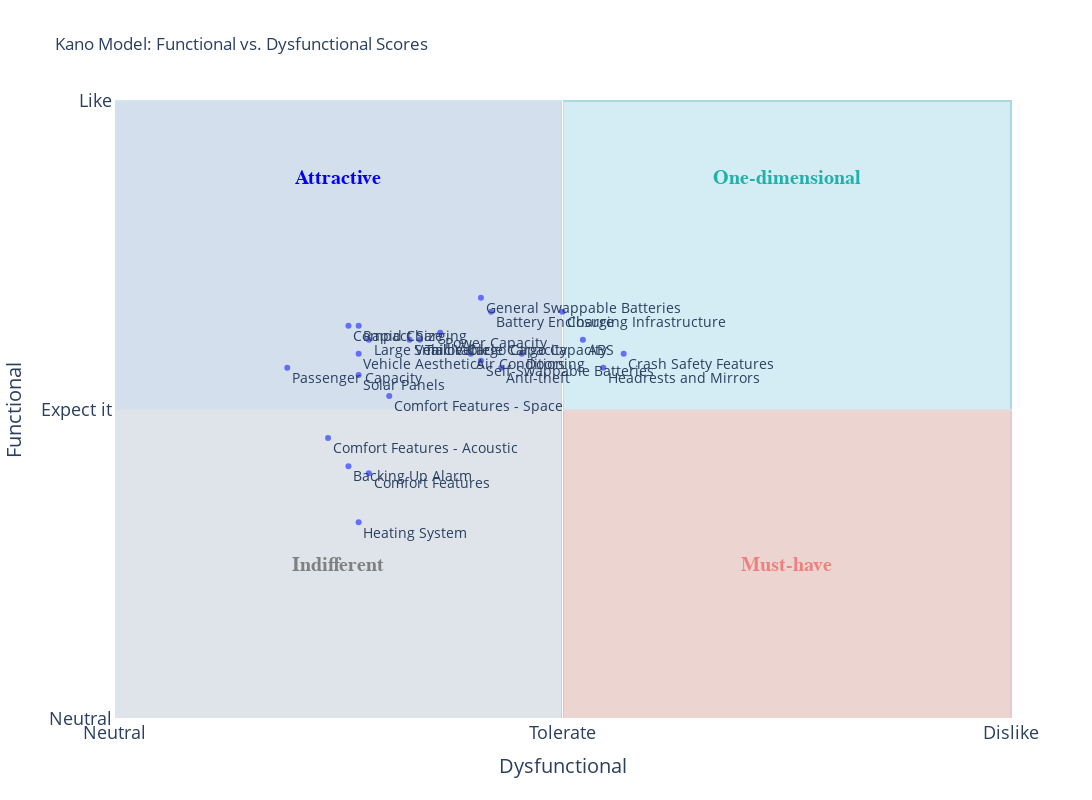

Here is the notebook cell this chart was saved with:
### Code cell
# Step 3: Prepare Kano data
df_kano = prepare_kano_data(df)

# Step 4: Get feature names for Kano analysis
feature_names = get_feature_names()


# Step 5: Apply Kano scoring
df_kano = apply_kano_scoring(df_kano, feature_names)

# Step 6: Calculate Kano averages
df_averages = calculate_kano_averages(df_kano, feature_names)

# Step 7: Plot Kano results 
plot_kano_results(df_averages)

### Figure 1 — Plotly figure (JSON) as saved in the notebook; plotly's stock layout.template omitted (floating-point values rounded to 4 significant figures)
{"data": [{"hovertemplate": "Average Dysfunctional Score=%{x}<br>Average Functional Score=%{y}<br>Feature=%{text}<extra></extra>", "legendgroup": "", "marker": {"color": "#636efa", "symbol": "circle"}, "mode": "markers+text", "name": "", "orientation": "v", "showlegend": false, "text": ["Heating System", "Air Conditioning", "Small Vehicle Cargo Capacity", "Large Vehicle Cargo Capacity", "Tailorable", "ABS", "Backing Up Alarm", "Headrests and Mirrors", "Crash Safety Features", "Passenger Capacity", "Doors", "Anti-theft", "Comfort Features", "Comfort Features - Space", "Comfort Features - Acoustic", "Compact Size", "Vehicle Aesthetics", "General Swappable Batteries", "Self-Swappable Batteries", "Power Capacity", "Rapid Charging", "Charging Infrastructure", "Battery Enclosure", "Solar Panels"], "textfont": {"size": 14}, "textposition": "bottom right", "type": "scatter", "x": [1.091, 1.591, 1.318, 1.136, 1.364, 2.091, 1.045, 2.182, 2.273, 0.7727, 1.818, 1.727, 1.136, 1.227, 0.9545, 1.045, 1.091, 1.636, 1.636, 1.455, 1.091, 2, 1.682, 1.091], "xaxis": "x", "y": [1.273, 2.364, 2.455, 2.455, 2.455, 2.455, 1.636, 2.273, 2.364, 2.273, 2.364, 2.273, 1.591, 2.091, 1.818, 2.545, 2.364, 2.727, 2.318, 2.5, 2.545, 2.636, 2.636, 2.227], "yaxis": "y"}], "layout": {"annotations": [{"font": {"color": "LightSeaGreen", "family": "Arial", "size": 20, "weight": "bold"}, "showarrow": false, "text": "One-dimensional", "x": 3, "y": 3.5}, {"font": {"color": "LightCoral", "family": "Arial", "size": 20, "weight": "bold"}, "showarrow": false, "text": "Must-have", "x": 3, "y": 1}, {"font": {"color": "Blue", "family": "Arial", "size": 20, "weight": "bold"}, "showarrow": false, "text": "Attractive", "x": 1, "y": 3.5}, {"font": {"color": "Gray", "family": "Arial", "size": 20, "weight": "bold"}, "showarrow": false, "text": "Indifferent", "x": 1, "y": 1}], "height": 800, "legend": {"tracegroupgap": 0}, "shapes": [{"fillcolor": "PaleTurquoise", "layer": "below", "line": {"color": "LightSeaGreen"}, "opacity": 0.3, "type": "rect", "x0": 2, "x1": 4, "y0": 2, "y1": 4}, {"fillcolor": "LightSalmon", "layer": "below", "line": {"color": "LightCoral"}, "opacity": 0.3, "type": "rect", "x0": 2, "x1": 4, "y0": 0, "y1": 2}, {"fillcolor": "LightSteelBlue", "layer": "below", "line": {"color": "LightBlue"}, "opacity": 0.3, "type": "rect", "x0": 0, "x1": 2, "y0": 2, "y1": 4}, {"fillcolor": "LightGray", "layer": "below", "line": {"color": "Gray"}, "opacity": 0.3, "type": "rect", "x0": 0, "x1": 2, "y0": 0, "y1": 2}], "title": {"text": "Kano Model: Functional vs. Dysfunctional Scores"}, "width": 1400, "xaxis": {"anchor": "y", "domain": [0, 1], "tickfont": {"size": 18}, "ticktext": ["Like", "Must-be", "Neutral", "Tolerate", "Dislike"], "tickvals": [-2, -1, 0, 2, 4], "title": {"font": {"size": 20}, "text": "Dysfunctional"}}, "yaxis": {"anchor": "x", "domain": [0, 1], "tickfont": {"size": 18}, "ticktext": ["Dislike", "Tolerate", "Neutral", "Expect it", "Like"], "tickvals": [-2, -1, 0, 2, 4], "title": {"font": {"size": 20}, "text": "Functional"}}}}
